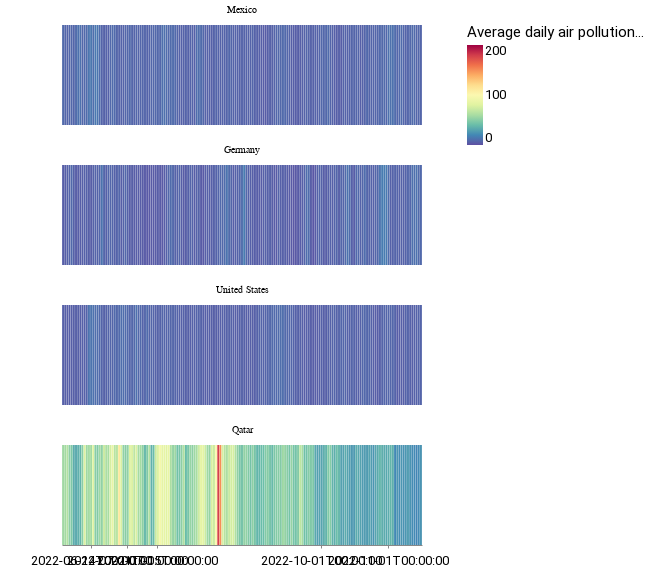

Here is the notebook cell this chart was saved with:
### Code cell
alt.Chart(aq_stripes[aq_stripes["x"] >= "2022-06-01"]).mark_bar().encode(
    x=alt.X(
        "x:O",
        axis=alt.Axis(
            title="",
            values=[
                "2022-01-01T00:00:00",
                "2022-04-01T00:00:00",
                "2022-06-14T00:00:00",
                "2022-07-01T00:00:00",
                "2022-07-15T00:00:00",
                "2022-10-01T00:00:00",
                "2022-11-01T00:00:00",
            ],
        ),
    ),
    y=alt.Y("y", title="", axis=alt.Axis(tickCount=0)),
    color=alt.Color(
        "z",
        scale=alt.Scale(scheme="spectral", reverse=True, domain=(0, 200)),
        legend=alt.Legend(title="Average daily air pollution (PM2.5 particles)"),
    ),
    facet=alt.Facet(
        "country",
        columns=1,
        title="",
        sort=["Mexico", "Germany", "United States", "Qatar"],
    ),
).properties(height=100, width=360)

### Figure 1 — Vega-Lite specification as saved in the notebook (floating-point values rounded to 4 significant figures; data arrays with more than 128 entries replaced by an {"elided": "..."} marker saying what was removed)
{"config": {"view": {"width": 800, "height": 450, "strokeOpacity": 0}, "background": "#ffffff", "title": {"anchor": "start", "font": "Summit Sans", "fontColor": "palette[\"black\"]", "fontSize": 18, "fontWeight": "normal"}, "arc": {"fill": "#00d4d8"}, "area": {"fill": "#00d4d8"}, "line": {"stroke": "#00d4d8", "strokeWidth": 3}, "path": {"stroke": "#00d4d8"}, "rect": {"fill": "#00d4d8"}, "shape": {"stroke": "#00d4d8"}, "bar": {"fill": "#00d4d8"}, "point": {"stroke": "#00d4d8"}, "symbol": {"fill": "#00d4d8", "size": 30}, "axis": {"titleFont": "Roboto", "titleFontSize": 15, "titleFontWeight": "normal", "labelFont": "Roboto, sans", "labelFontSize": 13, "labelFontWeight": "normal"}, "axisX": {"labelAngle": 0, "labelPadding": 6, "tickSize": 3, "grid": false}, "axisY": {"labelBaseline": "middle", "maxExtent": 45, "minExtent": 45, "titleAlign": "left", "titleAngle": 0, "titleX": -45, "titleY": -11, "domainOpacity": 0, "gridWidth": 0.6, "gridColor": "#dddddd", "offset": 6, "tickSize": 0, "titleColor": "#767676"}, "legend": {"titleFont": "Roboto", "titleFontSize": 15, "titleFontWeight": "normal", "symbolType": "square", "labelFont": "Roboto, sans", "labelFontSize": 13}, "range": {"category": ["#005f66", "#e37e2d", "#d64a3b", "#76b0ef", "#c1bc40"], "diverging": ["#e68a4f", "#f4bb6a", "#f9e39c", "#dadfe2", "#a6b7c6", "#849eae"], "heatmap": ["#7ff6f6", "#00eeef", "#00d4d8", "#00abb2", "#00848b", "#fbf2c7", "#00363d"], "ordinal": ["#7ff6f6", "#00eeef", "#00d4d8", "#00abb2", "#00848b", "#fbf2c7", "#00363d"], "ramp": ["#7ff6f6", "#00eeef", "#00d4d8", "#00abb2", "#00848b", "#fbf2c7", "#00363d"]}}, "data": {"name": "data-6aeea38b7923eb6fd985cae228dec695"}, "mark": "bar", "encoding": {"color": {"field": "z", "legend": {"title": "Average daily air pollution (PM2.5 particles)"}, "scale": {"domain": [0, 200], "reverse": true, "scheme": "spectral"}, "type": "quantitative"}, "facet": {"columns": 1, "field": "country", "sort": ["Mexico", "Germany", "United States", "Qatar"], "title": "", "type": "nominal"}, "x": {"axis": {"title": "", "values": ["2022-01-01T00:00:00", "2022-04-01T00:00:00", "2022-06-14T00:00:00", "2022-07-01T00:00:00", "2022-07-15T00:00:00", "2022-10-01T00:00:00", "2022-11-01T00:00:00"]}, "field": "x", "type": "ordinal"}, "y": {"axis": {"tickCount": 0}, "field": "y", "title": "", "type": "quantitative"}}, "height": 100, "width": 360, "$schema": "https://vega.github.io/schema/vega-lite/v4.17.0.json", "datasets": {"data-6aeea38b7923eb6fd985cae228dec695": {"elided": "668 records"}}}
